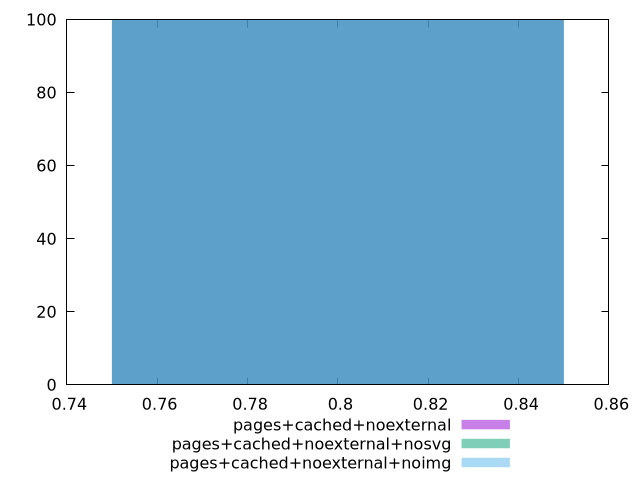

Source code (gnuplot):
$_pagesCachedNoexternal <<EOF
0.8 100
EOF
$_pagesCachedNoexternalNosvg <<EOF
0.8 100
EOF
$_pagesCachedNoexternalNoimg <<EOF
0.8 100
EOF
set key outside below
set terminal pngcairo
set output "report_00005_2020-11-02T22-26-11.212Z/unused-css-rules/unused-css-rules_pages+cached+noexternal_pages+cached+noexternal+nosvg_pages+cached+noexternal+noimg+hist.png"
set boxwidth 0.1
set style fill transparent solid 0.5 noborder
set yrange [0:100]
plot $_pagesCachedNoexternal title "pages+cached+noexternal" with boxes ,$_pagesCachedNoexternalNosvg title "pages+cached+noexternal+nosvg" with boxes ,$_pagesCachedNoexternalNoimg title "pages+cached+noexternal+noimg" with boxes ,
